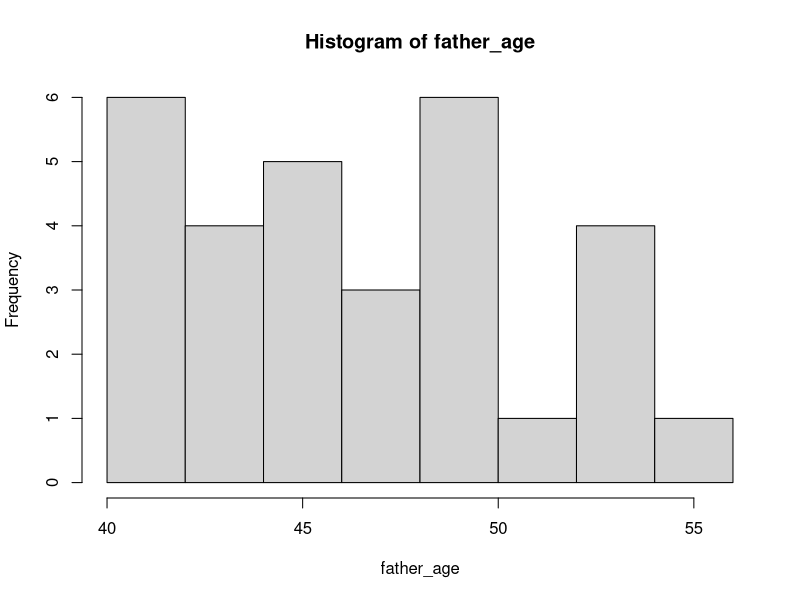
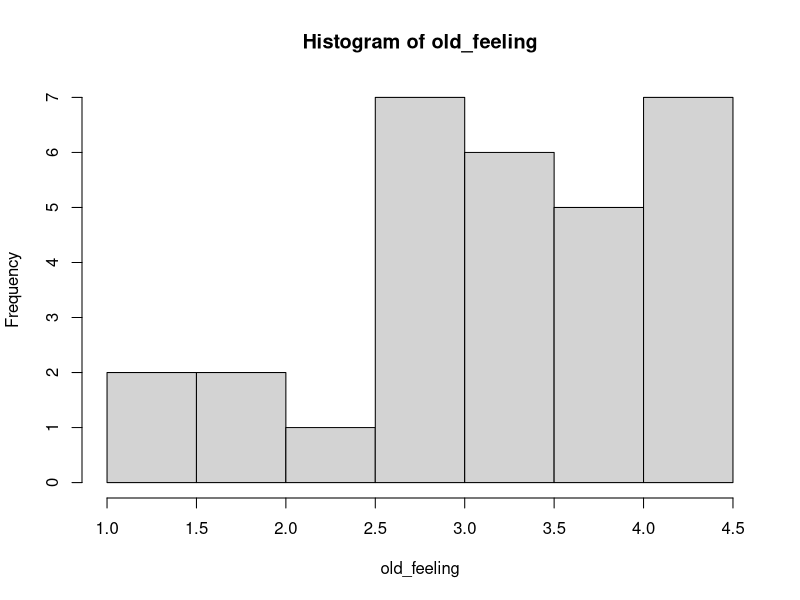
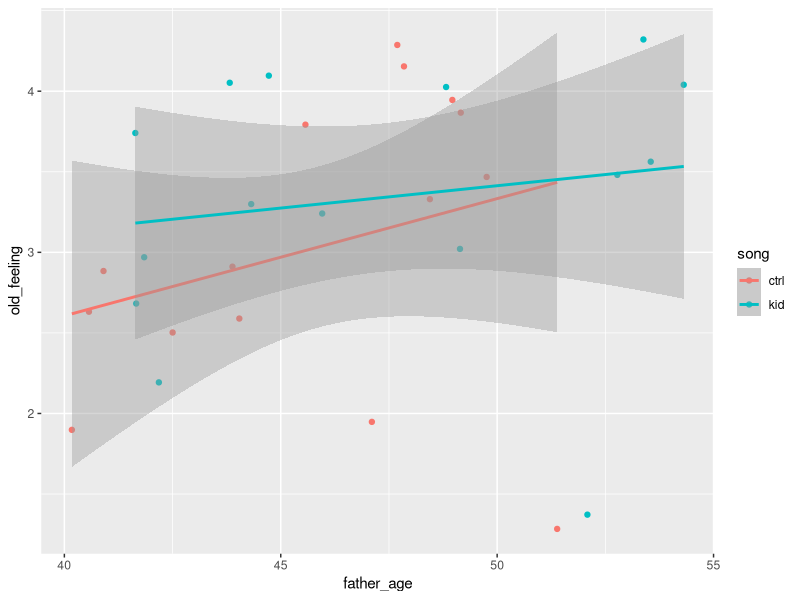
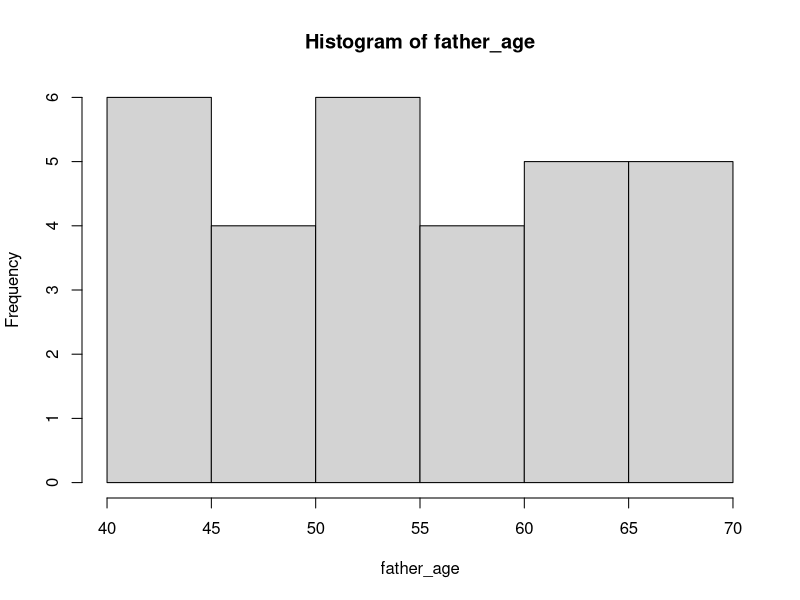
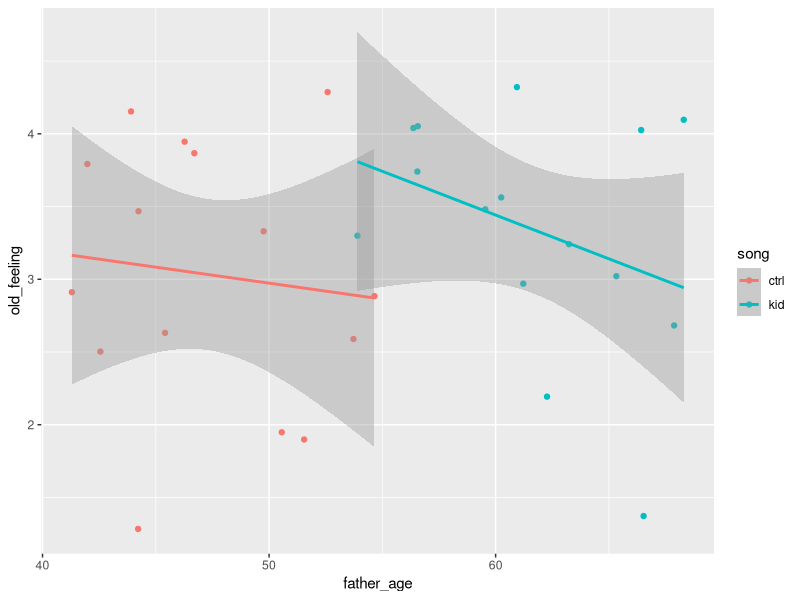

R code for these plots, in order:
## ---- chunk 1
song <- c("kid", "ctrl")
song <- rep(song, each = 15)
song
## ---- chunk 2
father_age <- runif(30, 40, 55)
hist(father_age)
## ---- chunk 3
old_feeling <- c(rnorm(15, 3.75), rnorm(15, 3))
hist(old_feeling)
## ---- chunk 4
false_pos_study_1 <- data.frame(sub_id = 1:30, song, father_age, old_feeling)
str(false_pos_study_1)
## ---- chunk 5

library(tidyverse)

false_pos_study_1 |>
  ggplot() +
  aes(x = father_age, y = old_feeling, color = song) +
  geom_point() +
  geom_smooth(method = lm) # linear fit
## ---- chunk 6
glm_ancova <- aov(formula = old_feeling ~ song + father_age, data = false_pos_study_1)
summary(glm_ancova)
## ---- chunk 7
father_age <- (69:40) + rnorm(30, 0, 1)
hist(father_age)
## ---- chunk 8
false_pos_study_1a <- data.frame(sub_id = 1:30, song, father_age, old_feeling)

false_pos_study_1a |>
  ggplot() +
  aes(x = father_age, y = old_feeling, color = song) +
  geom_point() +
  geom_smooth(method = lm) # linear fit

glm_ancova <- aov(formula = old_feeling ~ song + father_age, data = false_pos_study_1a)
summary(glm_ancova)
